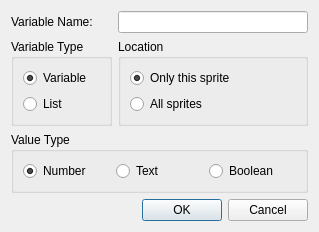
<?xml version="1.0" encoding="UTF-8"?>
<ui version="4.0">
 <class>VariableDialog</class>
 <widget class="QDialog" name="VariableDialog">
  <property name="geometry">
   <rect>
    <x>0</x>
    <y>0</y>
    <width>319</width>
    <height>224</height>
   </rect>
  </property>
  <property name="sizePolicy">
   <sizepolicy hsizetype="Fixed" vsizetype="Fixed">
    <horstretch>0</horstretch>
    <verstretch>0</verstretch>
   </sizepolicy>
  </property>
  <property name="windowTitle">
   <string>Dialog</string>
  </property>
  <layout class="QGridLayout" name="gridLayout">
   <item row="0" column="0">
    <widget class="QLabel" name="nameLabel">
     <property name="text">
      <string>Variable Name:</string>
     </property>
    </widget>
   </item>
   <item row="0" column="1">
    <widget class="QLineEdit" name="nameEdit"/>
   </item>
   <item row="1" column="0">
    <widget class="QGroupBox" name="varTypeBox">
     <property name="title">
      <string>Variable Type</string>
     </property>
     <layout class="QGridLayout" name="gridLayout_2">
      <item row="0" column="0">
       <widget class="QRadioButton" name="varButton">
        <property name="text">
         <string>Variable</string>
        </property>
        <property name="checked">
         <bool>true</bool>
        </property>
       </widget>
      </item>
      <item row="1" column="0">
       <widget class="QRadioButton" name="listButton">
        <property name="text">
         <string>List</string>
        </property>
       </widget>
      </item>
     </layout>
    </widget>
   </item>
   <item row="1" column="1">
    <widget class="QGroupBox" name="locationBox">
     <property name="title">
      <string>Location</string>
     </property>
     <layout class="QGridLayout" name="gridLayout_3">
      <item row="0" column="0">
       <widget class="QRadioButton" name="onlyButton">
        <property name="text">
         <string>Only this sprite</string>
        </property>
        <property name="checked">
         <bool>true</bool>
        </property>
       </widget>
      </item>
      <item row="1" column="0">
       <widget class="QRadioButton" name="allButton">
        <property name="text">
         <string>All sprites</string>
        </property>
       </widget>
      </item>
     </layout>
    </widget>
   </item>
   <item row="3" column="0" colspan="2">
    <widget class="QDialogButtonBox" name="buttonBox">
     <property name="orientation">
      <enum>Qt::Horizontal</enum>
     </property>
     <property name="standardButtons">
      <set>QDialogButtonBox::Cancel|QDialogButtonBox::Ok</set>
     </property>
    </widget>
   </item>
   <item row="2" column="0" colspan="2">
    <widget class="QGroupBox" name="valueTypeBlock">
     <property name="title">
      <string>Value Type</string>
     </property>
     <layout class="QGridLayout" name="gridLayout_4">
      <item row="0" column="0">
       <widget class="QRadioButton" name="numButton">
        <property name="text">
         <string>Number</string>
        </property>
        <property name="checked">
         <bool>true</bool>
        </property>
       </widget>
      </item>
      <item row="0" column="1">
       <widget class="QRadioButton" name="textButton">
        <property name="text">
         <string>Text</string>
        </property>
       </widget>
      </item>
      <item row="0" column="2">
       <widget class="QRadioButton" name="boolButton">
        <property name="text">
         <string>Boolean</string>
        </property>
       </widget>
      </item>
     </layout>
    </widget>
   </item>
  </layout>
 </widget>
 <resources/>
 <connections>
  <connection>
   <sender>buttonBox</sender>
   <signal>accepted()</signal>
   <receiver>VariableDialog</receiver>
   <slot>accept()</slot>
   <hints>
    <hint type="sourcelabel">
     <x>248</x>
     <y>254</y>
    </hint>
    <hint type="destinationlabel">
     <x>157</x>
     <y>274</y>
    </hint>
   </hints>
  </connection>
  <connection>
   <sender>buttonBox</sender>
   <signal>rejected()</signal>
   <receiver>VariableDialog</receiver>
   <slot>reject()</slot>
   <hints>
    <hint type="sourcelabel">
     <x>316</x>
     <y>260</y>
    </hint>
    <hint type="destinationlabel">
     <x>286</x>
     <y>274</y>
    </hint>
   </hints>
  </connection>
 </connections>
</ui>
